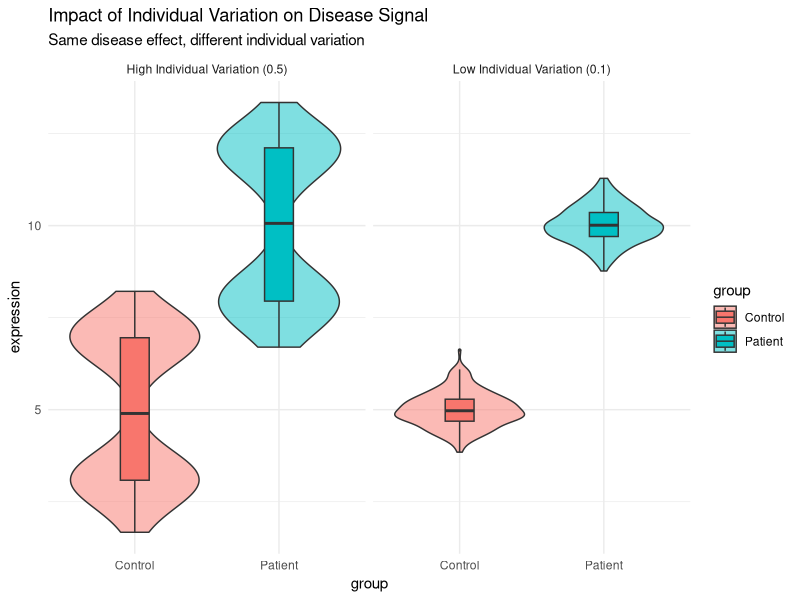

The R script that drew this image:
# Visualize how individual variation affects disease detection
library(ggplot2)

set.seed(123)
n_cells <- 100
n_individuals <- 4

# Low individual variation
low_var_data <- data.frame(
  expression = c(
    rnorm(n_cells*2, mean = 5, sd = 0.5),   # Controls (similar)
    rnorm(n_cells*2, mean = 10, sd = 0.5)   # Patients (similar)
  ),
  group = rep(c("Control", "Patient"), each = n_cells*2),
  individual = rep(1:4, each = n_cells),
  scenario = "Low Individual Variation (0.1)"
)

# High individual variation  
high_var_data <- data.frame(
  expression = c(
    c(rnorm(n_cells, mean = 3, sd = 0.5),   # Control 1 (low expresser)
      rnorm(n_cells, mean = 7, sd = 0.5)),  # Control 2 (high expresser)
    c(rnorm(n_cells, mean = 8, sd = 0.5),   # Patient 1 (low expresser)
      rnorm(n_cells, mean = 12, sd = 0.5))  # Patient 2 (high expresser)
  ),
  group = rep(c("Control", "Patient"), each = n_cells*2),
  individual = rep(1:4, each = n_cells),
  scenario = "High Individual Variation (0.5)"
)

# Combine and plot
combined_data <- rbind(low_var_data, high_var_data)

ggplot(combined_data, aes(x = group, y = expression, fill = group)) +
  geom_violin(alpha = 0.5) +
  geom_boxplot(width = 0.2, outlier.size = 0.5) +
  facet_wrap(~scenario) +
  theme_minimal() +
  labs(title = "Impact of Individual Variation on Disease Signal",
       subtitle = "Same disease effect, different individual variation")